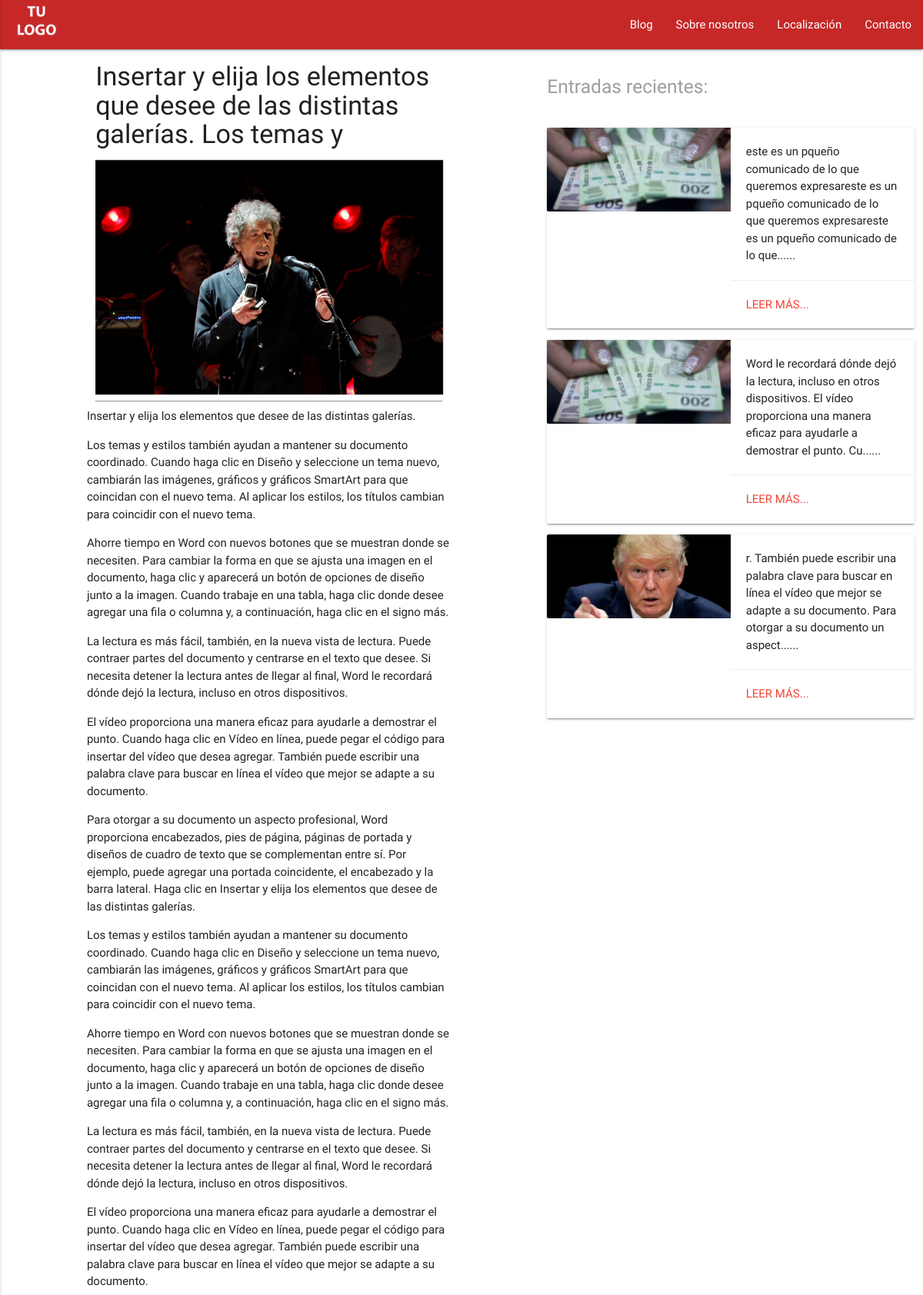
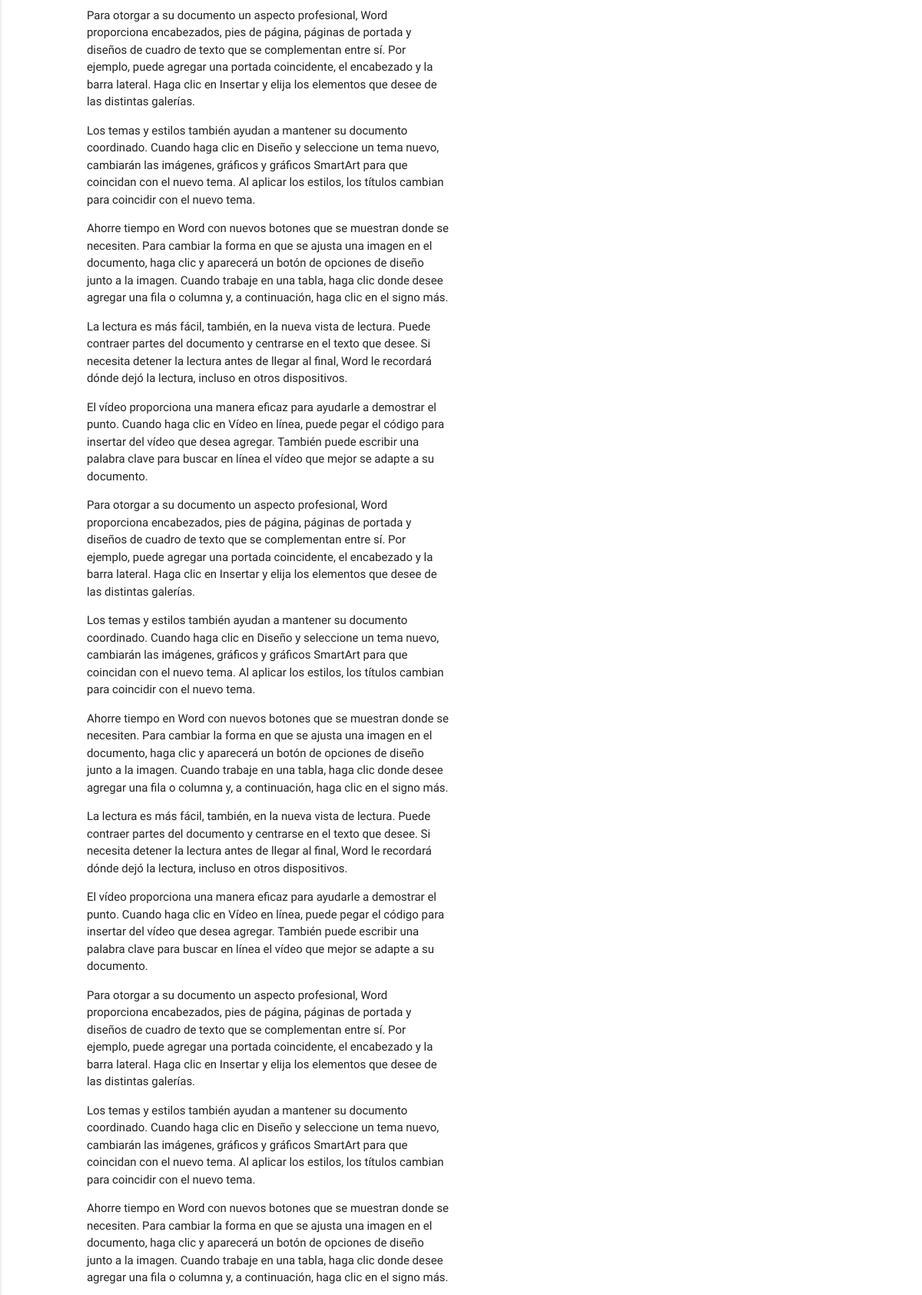
Screenshot of /entrada.php?id=45 (upper part) with the database file from the repository (2 pictures, top to bottom).
### tables this page shows
CREATE TABLE IF NOT EXISTS `entrada` (
  `idEntrada` int(11) NOT NULL AUTO_INCREMENT,
  `autorEntrada` varchar(50) NOT NULL,
  `fechaEntrada` date NOT NULL,
  `categoriaEntrada` varchar(50) NOT NULL,
  `tituloEntrada` varchar(80) NOT NULL,
  `imgEntrada` text NOT NULL,
  `descripcionEntrada` text NOT NULL,
  `contenidoEntrada` text NOT NULL,
  PRIMARY KEY (`idEntrada`)
);

### recientes.php (the view, shortened to what this page needs)
<?php
$id = $_GET["id"];
  $consulta =  mysql_query("SELECT * FROM entrada WHERE idEntrada !='$id' ORDER BY idEntrada DESC LIMIT 3");
	while ($registro = mysql_fetch_array($consulta)) {
	echo	"<div class='card horizontal hoverable animated pulse'>";
	echo		"<div class='card-image'>";
	echo			"<img src='img/entradas/". $registro["imgEntrada"] . "'>";
	echo		"</div>";
	echo		"<div class='card-stacked'>";
	echo			"<div class='card-content'>";
	echo				"<p>" . $registro["descripcionEntrada"] . "...</p>";
	echo			"</div>";
	echo			"<div class='card-action'>";
	echo				"<a href='entrada.php?id=" . $registro["idEntrada"] . "' class='red-text'>Leer más...</a>";
	echo			"</div>";
	echo		"</div>";
	echo	"</div>";
	}
 ?>

### formatoEntrada.php (shortened to what this page needs)
<?php
					$id = $_GET["id"];
					$consulta = mysql_query("SELECT * FROM entrada WHERE idEntrada = '$id'");
					while ($registro = mysql_fetch_array($consulta)) {
						echo "<div id='titulo' class='col s12 animated fadeIn'><h4 class='left'>" . $registro["tituloEntrada"] . "</h4><br></div>";
						echo "<div id='img' ><img src='img/entradas/" . $registro["imgEntrada"] . "' class='col s12 animated fadeIn'><br></div>";
						echo "<div class='col s12'><hr></div>";
						echo "<div id='contenido' class='animated fadeIn'>" . $registro["contenidoEntrada"] . "</div>";
					}
 ?>

### rows the page displays
entrada: tituloEntrada "Insertar y elija los elementos que desee de las distintas galerías. Los temas y", imgEntrada (picture), contenidoEntrada "Insertar y elija los elementos que desee de las distintas galerías. Los temas y estilos también ayudan a mantener su documento coordinado. Cuando haga clic en Diseño y seleccione un tema nuevo, cambiarán las imágenes, gráficos y gráficos SmartArt para que coincidan con el nuevo tema. Al aplicar los estilos, los títulos cambian para coincidir con el nuevo tema. Ahorre tiempo en Word con nuevos botones que se muestran donde se necesiten. Para cambiar la forma en que se ajusta una imagen en el documento, haga clic y aparecerá un botón de opciones de diseño junto a la imagen. Cuando trabaje en una tabla, haga clic donde desee agregar una fila o columna y, a continuación, haga clic en el signo…"
entrada: imgEntrada (picture), descripcionEntrada "este es un pqueño comunicado de lo que queremos expresareste es un pqueño comunicado de lo que queremos expresareste es un pqueño comunicado de lo que..."
entrada: imgEntrada (picture), descripcionEntrada "Word le recordará dónde dejó la lectura, incluso en otros dispositivos. El vídeo proporciona una manera eficaz para ayudarle a demostrar el punto. Cu..."
entrada: imgEntrada (picture), descripcionEntrada "r. También puede escribir una palabra clave para buscar en línea el vídeo que mejor se adapte a su documento. Para otorgar a su documento un aspect..."
